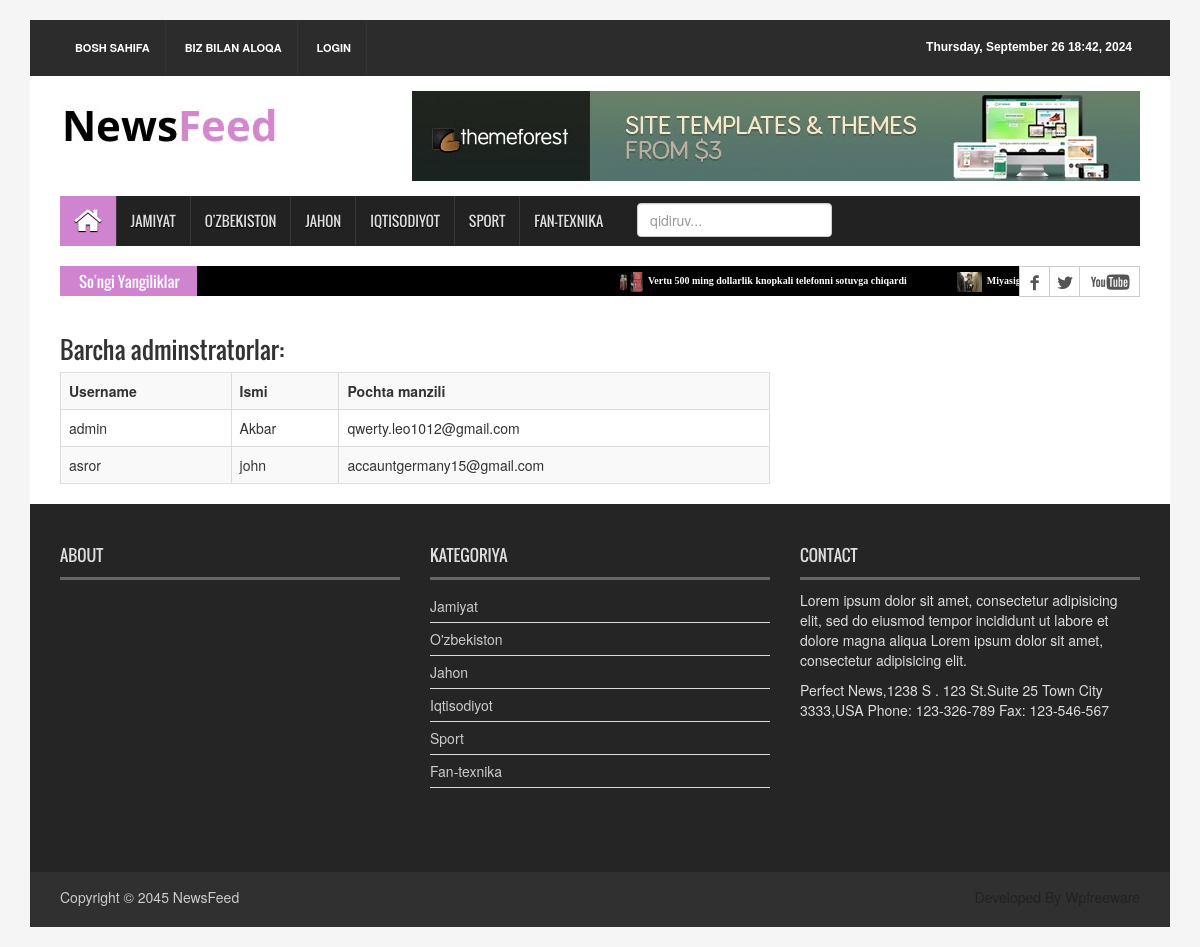
Page /admin-list/ on the committed database.
### app_news/models.py (models this page shows, shortened)
class Categories(models.Model):
    name = models.CharField(max_length=50)
    slug = models.CharField(max_length=50)
    class Meta:
        verbose_name_plural = 'Categories'
        verbose_name = 'category'

class News(models.Model):
    class Status(models.TextChoices):
        Draft = 'DF', 'draft'
        Published = 'PB', 'published'
    title = models.CharField(max_length=200)
    slug = models.SlugField(max_length=200, unique=True)
    body = models.TextField()
    image = models.ImageField(upload_to='news/images')
    created_time = models.DateTimeField(auto_now_add=True)
    updated_time = models.DateTimeField(auto_now=True)
    published_time = models.DateTimeField(default=timezone.now)
    category = models.ForeignKey('app_news.Categories', on_delete=models.CASCADE)
    status = models.CharField(max_length=2,
                               choices=Status.choices,
                               default=Status.Draft
                               )
    author = models.ForeignKey('app_news.Authors', null=True, blank=True, on_delete=models.SET_NULL)
    published = PublishedManager()
    objects = models.Manager()
    class Meta:
        ordering = ['-published_time']
        verbose_name_plural = 'News'
        verbose_name = 'one news'

### accounts/views.py (the view)
# urls.py: path('admin-list/', admin_list_display, name='admin_list'),
def admin_list_display(request):
    return render(request, 'profile/admin_page.html', {"admins_list": User.objects.filter(is_superuser=True)})

### app_news/context_processor.py (called while the page is built)
def common_views(request):
    latest_news = News.published.order_by('-published_time')[:10]
    popular_news = News.published.order_by('?')[:5]
    category_list = Categories.objects.all()
    context = {
        "latest_news": latest_news,
        "popular_news": popular_news,
        "category_list": category_list
    }
    return context

### templates/profile/admin_page.html (shortened to what this page needs)
{% extends 'base/user_base.html' %}
{% block content %}
    <div class="col-lg-8 col-md-8 col-sm-8">
        <div class="left_content">
            <h3>Barcha adminstratorlar:</h3>
            <div class="">
            <table class="table table-bordered table-responsive table-striped">
                <tr>
                    <th>Username</th>
                    <th>Ismi</th>
                    <th>Pochta manzili</th>
                </tr>
                {% for user in admins_list %}
                <tr>
                    <td>{{ user.username }}</td>
                    <td>{{ user.first_name }}</td>
                    <td>{{ user.email }}</td>
                </tr>
                {% endfor %}
            </table>
        </div>
        </div>
    </div>
{% endblock %}

### templates/base/user_base.html (shortened to what this page needs)
{% load static %}
<!DOCTYPE html>
<html>
<head>
<link rel="stylesheet"  href="{% static 'assets/css/bootstrap.min.css' %}">
<link rel="stylesheet" type="text/css" href="{% static 'assets/css/font-awesome.min.css' %}">
<link rel="stylesheet" type="text/css" href="{% static 'assets/css/animate.css' %}">
<link rel="stylesheet" type="text/css" href="{% static 'assets/css/font.css' %}">
<link rel="stylesheet" type="text/css" href="{% static 'assets/css/li-scroller.css' %}">
<link rel="stylesheet" type="text/css" href="{% static 'assets/css/slick.css' %}">
<link rel="stylesheet" type="text/css" href="{% static 'assets/css/jquery.fancybox.css' %}">
<link rel="stylesheet" type="text/css" href="{% static 'assets/css/theme.css' %}">
<link rel="stylesheet" type="text/css" href="{% static 'assets/css/style.css' %}">
</head>
<body>
<div class="container">
  <header id="header">
    <div class="row">
      <div class="col-lg-12 col-md-12 col-sm-12">
        <div class="header_top">
          <div class="header_top_left">
            <ul class="top_nav">
              <li><a href="{% url 'home_page' %}">bosh sahifa</a></li>
              <li><a href="{% url 'contact_page' %}">biz bilan aloqa</a></li>
              <li>
                  {% if user.is_authenticated %}
                    <a href="{% url 'user_profile' %}">Profile</a>
                  {% else %}
                    <a href="{% url 'login' %}">Login</a>
                  {% endif %}
              </li>
            </ul>
          </div>
          <div class="header_top_right">
            <p>{% now "l, F d H:i, Y" %}</p>
          </div>
        </div>
      </div>
      <div class="col-lg-12 col-md-12 col-sm-12">
        <div class="header_bottom">
          <div class="logo_area"><a href="{% url 'home_page' %}" class="logo"><img src="{% static 'images/logo.jpg' %}" alt=""></a></div>
          <div class="add_banner"><a href="#"><img src="{% static 'images/addbanner_728x90_V1.jpg' %}" alt=""></a></div>
        </div>
      </div>
    </div>
  </header>
  <section id="navArea">
    <nav class="navbar navbar-inverse" role="navigation">
      <div id="navbar" class="navbar-collapse collapse">
        <ul class="nav navbar-nav main_nav">
          <li class="active"><a href="{% url 'home_page' %}"><span class="fa fa-home desktop-home"></span><span class="mobile-show">Home</span></a></li>
           {% for category in category_list %}
          <li><a href="{% url 'category_page' category.slug %}">{{ category.name }}</a></li>
           {% endfor %}
          <li style="margin-top: 7px; margin-left: 20px">
            <form method="get" action="{% url 'search_result_page' %}">
                <input type="search" name="q" class="form-control" placeholder="qidiruv...">
            </form>
          </li>
        </ul>
      </div>
    </nav>
  </section>
  <section id="newsSection">
    <div class="row">
      <div class="col-lg-12 col-md-12">
        <div class="latest_newsarea"><a href="{% url 'news_list' %}"><span>So'ngi Yangiliklar</span></a>
          <ul id="ticker01" class="news_sticker">
             {% for news in latest_news %}
            <li><a href="{% url 'single_page' news.slug %}"><img src="{{ news.image.url }}" alt="">{{ news.title }}</a></li>
             {% endfor %}
          </ul>
          <div class="social_area">
            <ul class="social_nav">
              <li class="facebook"><a href="https://www.facebook.com/kunuznews/"></a></li>
              <li class="twitter"><a href="https://twitter.com/KunUzNews"></a></li>
              <li class="youtube"><a href="https://www.youtube.com/@kunuz_official"></a></li>
            </ul>
          </div>
        </div>
      </div>
    </div>
  </section>
  <section id="contentSection">
    <div class="row">
        {% block content %}
        {% endblock %}
    </div>
  </section>
  <footer id="footer">
    <div class="footer_top">
      <div class="row">
        <div class="col-lg-4 col-md-4 col-sm-4">
          <div class="footer_widget wow fadeInLeftBig">
            <h2>About</h2>
          </div>
        </div>
        <div class="col-lg-4 col-md-4 col-sm-4">
          <div class="footer_widget wow fadeInDown">
            <h2>Kategoriya</h2>
            <ul class="tag_nav">
                {% for category in category_list %}
              <li><a href="{% url 'category_page' category.slug %}">{{ category.name | capfirst }}</a></li>
                {% endfor %}
            </ul>
          </div>
        </div>
        <div class="col-lg-4 col-md-4 col-sm-4">
          <div class="footer_widget wow fadeInRightBig">
            <h2>Contact</h2>
            <p>Lorem ipsum dolor sit amet, consectetur adipisicing elit, sed do eiusmod tempor incididunt ut labore et dolore magna aliqua Lorem ipsum dolor sit amet, consectetur adipisicing elit.</p>
            <address>
            Perfect News,1238 S . 123 St.Suite 25 Town City 3333,USA Phone: 123-326-789 Fax: 123-546-567
            </address>
          </div>
        </div>
      </div>
    </div>
    <div class="footer_bottom">
      <p class="copyright">Copyright &copy; 2045 <a href="{% url 'home_page' %}">NewsFeed</a></p>
      <p class="developer">Developed By Wpfreeware</p>
    </div>
  </footer>
</div>
</body>
</html>

### static/assets/css/li-scroller.css (style rules this page uses)
ul.newsticker { position:relative; left:750px; font:bold 10px Verdana; list-style-type:none; margin:0; padding:0 }
ul.newsticker li { float:left; margin:0; padding:0 }
ul.newsticker a { white-space:nowrap; padding:0; color:#fff; margin:0 50px 0 0 }
ul.newsticker a > img { height:20px; margin-right:5px; width:25px }

### static/assets/css/theme.css (style rules this page uses)
.navbar-inverse .navbar-nav > .active > a, .navbar-inverse .navbar-nav > .active > a:hover, .navbar-inverse .navbar-nav > .active > a:focus { background-color:#d083cf }
.latest_newsarea span { background:none repeat scroll 0 0 #d083cf }

### rows in the picture
Categories: name "JAMIYAT", name "Jamiyat"
Categories: name "O'ZBEKISTON", name "O'zbekiston"
Categories: name "JAHON", name "Jahon"
Categories: name "IQTISODIYOT", name "Iqtisodiyot"
Categories: name "SPORT", name "Sport"
Categories: name "FAN-TEXNIKA", name "Fan-texnika"
News: image (picture), title "Vertu 500 ming dollarlik knopkali telefonni sotuvga chiqardi"
News: image (picture), title "Miyasiga…"

### other values in the picture
{{ user.username }} "admin"
{{ user.first_name }} "Akbar"
{{ user.email }} "qwerty.leo1012@gmail.com"
{{ user.username }} "asror"
{{ user.first_name }} "john"
{{ user.email }} "accauntgermany15@gmail.com"
